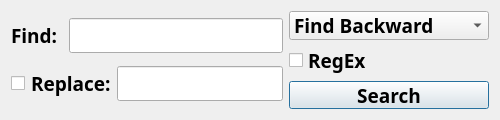
<?xml version="1.0" encoding="UTF-8"?>
<ui version="4.0">
 <class>SearchWindow</class>
 <widget class="QDialog" name="SearchWindow">
  <property name="geometry">
   <rect>
    <x>0</x>
    <y>0</y>
    <width>500</width>
    <height>120</height>
   </rect>
  </property>
  <property name="sizePolicy">
   <sizepolicy hsizetype="Fixed" vsizetype="Fixed">
    <horstretch>0</horstretch>
    <verstretch>0</verstretch>
   </sizepolicy>
  </property>
  <property name="minimumSize">
   <size>
    <width>500</width>
    <height>120</height>
   </size>
  </property>
  <property name="maximumSize">
   <size>
    <width>500</width>
    <height>120</height>
   </size>
  </property>
  <property name="font">
   <font>
    <family>PT Mono</family>
    <pointsize>14</pointsize>
    <weight>75</weight>
    <bold>true</bold>
   </font>
  </property>
  <property name="windowTitle">
   <string>Find/Replace</string>
  </property>
  <layout class="QHBoxLayout" name="horizontalLayout">
   <item>
    <layout class="QVBoxLayout" name="inputLayout">
     <property name="sizeConstraint">
      <enum>QLayout::SetDefaultConstraint</enum>
     </property>
     <item>
      <layout class="QHBoxLayout" name="findLayout">
       <item>
        <widget class="QLabel" name="label_2">
         <property name="text">
          <string>Find: </string>
         </property>
        </widget>
       </item>
       <item>
        <widget class="QLineEdit" name="findText"/>
       </item>
      </layout>
     </item>
     <item>
      <layout class="QHBoxLayout" name="replaceLayout">
       <property name="sizeConstraint">
        <enum>QLayout::SetDefaultConstraint</enum>
       </property>
       <item>
        <widget class="QCheckBox" name="replaceCheckBox">
         <property name="text">
          <string/>
         </property>
        </widget>
       </item>
       <item>
        <widget class="QLabel" name="label">
         <property name="text">
          <string>Replace:</string>
         </property>
        </widget>
       </item>
       <item>
        <widget class="QLineEdit" name="replaceText"/>
       </item>
      </layout>
     </item>
    </layout>
   </item>
   <item>
    <layout class="QVBoxLayout" name="paramsLayout">
     <item>
      <widget class="QComboBox" name="findModeComboBox">
       <property name="minimumSize">
        <size>
         <width>200</width>
         <height>0</height>
        </size>
       </property>
       <property name="currentText">
        <string>Find Backward</string>
       </property>
       <property name="currentIndex">
        <number>0</number>
       </property>
       <item>
        <property name="text">
         <string>Find Backward</string>
        </property>
       </item>
       <item>
        <property name="text">
         <string>Find Case Sensitively</string>
        </property>
       </item>
       <item>
        <property name="text">
         <string>Find Whole Words</string>
        </property>
       </item>
      </widget>
     </item>
     <item>
      <widget class="QCheckBox" name="regexCheckBox">
       <property name="text">
        <string>RegEx</string>
       </property>
      </widget>
     </item>
     <item>
      <widget class="QPushButton" name="pushButton">
       <property name="text">
        <string>Search</string>
       </property>
      </widget>
     </item>
    </layout>
   </item>
  </layout>
 </widget>
 <resources/>
 <connections/>
</ui>
